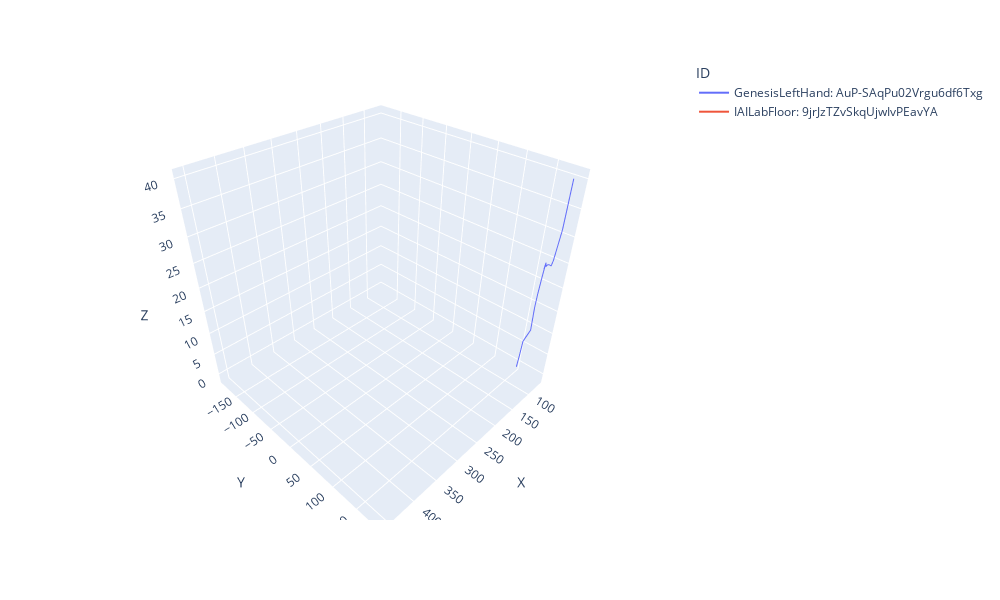
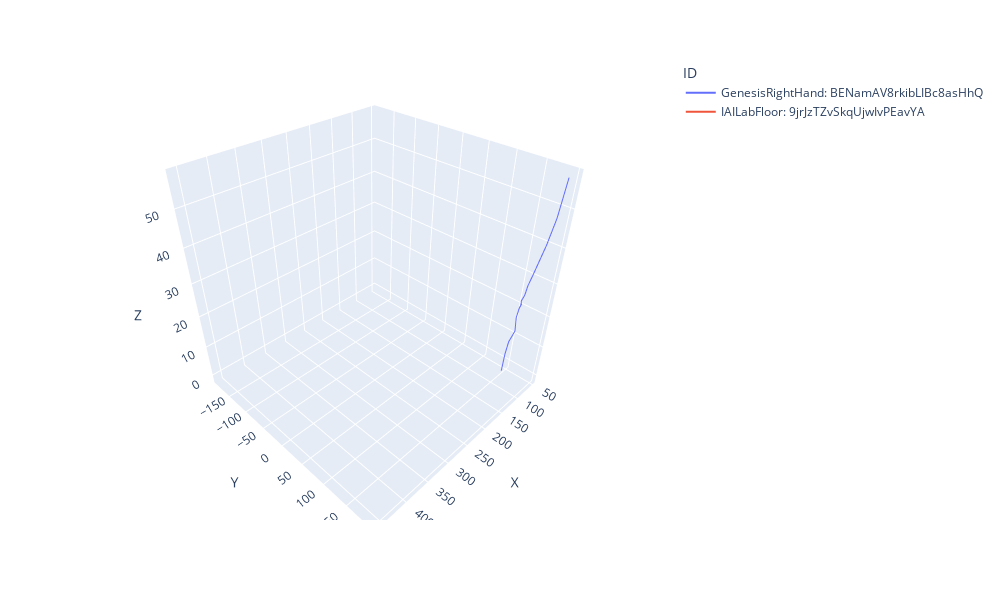
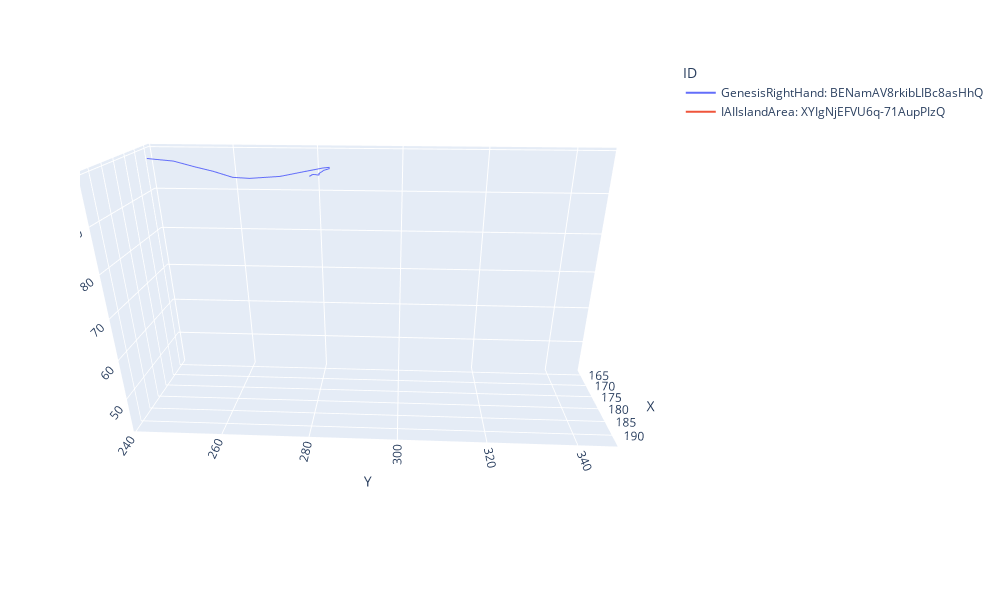
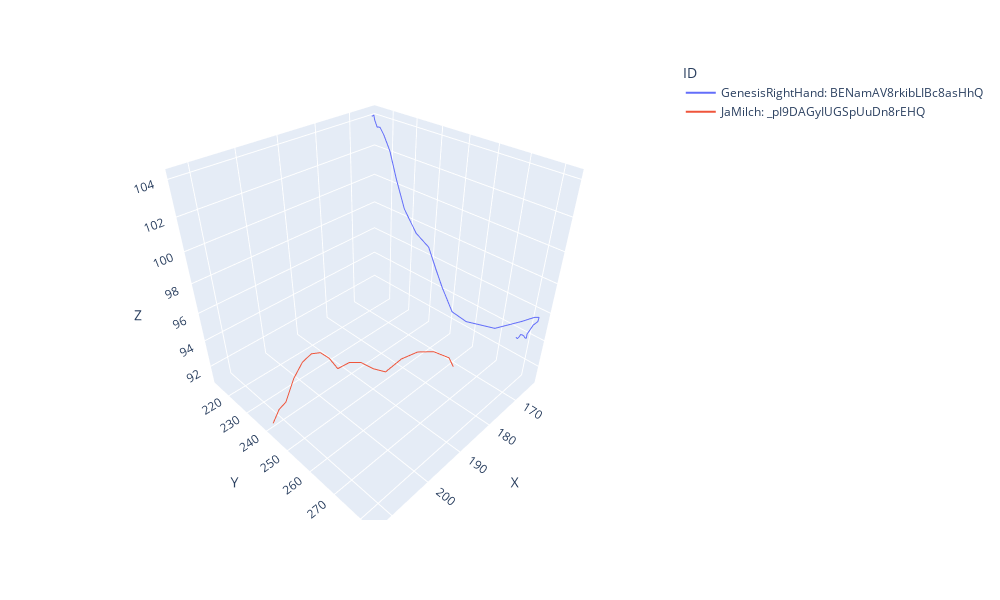

Notebook cell for these charts, in order:
### Code cell
for event in touching_situations:
    print(f'Ids: {event["objects"]}, Start time: {event["start_time"]}, End time: {event["end_time"]}')    
    plot_trajectories(event["objects"], event["start_time"], event["end_time"])

### Figure 1 — Plotly figure (JSON) as saved in the notebook; plotly's stock layout.template omitted (floating-point values rounded to 4 significant figures)
{"data": [{"hovertemplate": "<b>%{hovertext}</b><br><br>ID=GenesisLeftHand: AuP-SAqPu02Vrgu6df6Txg<br>X=%{x}<br>Y=%{y}<br>Z=%{z}<extra></extra>", "hovertext": [0.4927, 0.5119, 0.5287, 0.5555, 0.572, 0.6049, 0.6224, 0.6393, 0.6553, 0.672, 0.6892, 0.7056, 0.7226, 0.7398, 0.7578, 0.794, 0.8505, 0.9071], "legendgroup": "GenesisLeftHand: AuP-SAqPu02Vrgu6df6Txg", "line": {"color": "#636efa", "dash": "solid"}, "marker": {"symbol": "circle"}, "mode": "lines", "name": "GenesisLeftHand: AuP-SAqPu02Vrgu6df6Txg", "scene": "scene", "showlegend": true, "type": "scatter3d", "x": [84.56, 82.91, 84.02, 82.76, 84.44, 83.87, 79.44, 77.6, 77.21, 76.35, 76.52, 73.37, 73.79, 72.45, 70.32, 69.94, 73.43, 76.54], "y": [159.2, 160.0, 162.0, 170.9, 170.8, 171.1, 170.8, 169.9, 170.8, 169.7, 170.9, 170.4, 172.3, 174.3, 177.1, 178.7, 184.1, 185.9], "z": [0.8725, 3.655, 7.439, 10.62, 15.66, 18.63, 22.39, 22.18, 24.08, 23.4, 24.69, 23.72, 24.17, 24.28, 24.06, 25.16, 31.36, 40.21]}, {"hovertemplate": "<b>%{hovertext}</b><br><br>ID=IAILabFloor: 9jrJzTZvSkqUjwIvPEavYA<br>X=%{x}<br>Y=%{y}<br>Z=%{z}<extra></extra>", "hovertext": [0.4927, 0.5119, 0.5287, 0.5555, 0.572, 0.6049, 0.6224, 0.6393, 0.6553, 0.672, 0.6892, 0.7056, 0.7226, 0.7398, 0.7578, 0.794, 0.8505, 0.9071], "legendgroup": "IAILabFloor: 9jrJzTZvSkqUjwIvPEavYA", "line": {"color": "#EF553B", "dash": "solid"}, "marker": {"symbol": "circle"}, "mode": "lines", "name": "IAILabFloor: 9jrJzTZvSkqUjwIvPEavYA", "scene": "scene", "showlegend": true, "type": "scatter3d", "x": [454.7, 454.7, 454.7, 454.7, 454.7, 454.7, 454.7, 454.7, 454.7, 454.7, 454.7, 454.7, 454.7, 454.7, 454.7, 454.7, 454.7, 454.7], "y": [-186.3, -186.3, -186.3, -186.3, -186.3, -186.3, -186.3, -186.3, -186.3, -186.3, -186.3, -186.3, -186.3, -186.3, -186.3, -186.3, -186.3, -186.3], "z": [-1.0, -1.0, -1.0, -1.0, -1.0, -1.0, -1.0, -1.0, -1.0, -1.0, -1.0, -1.0, -1.0, -1.0, -1.0, -1.0, -1.0, -1.0]}], "layout": {"height": 600, "legend": {"title": {"text": "ID"}, "tracegroupgap": 0}, "margin": {"t": 60}, "scene": {"aspectmode": "auto", "aspectratio": {"x": 1, "y": 1, "z": 1}, "domain": {"x": [0, 1], "y": [0, 1]}, "xaxis": {"title": {"text": "X"}, "type": "linear"}, "yaxis": {"title": {"text": "Y"}, "type": "linear"}, "zaxis": {"title": {"text": "Z"}, "type": "linear"}}, "width": 1000}}

### Figure 2 — Plotly figure (JSON) as saved in the notebook; plotly's stock layout.template omitted (floating-point values rounded to 4 significant figures)
{"data": [{"hovertemplate": "<b>%{hovertext}</b><br><br>ID=GenesisRightHand: BENamAV8rkibLIBc8asHhQ<br>X=%{x}<br>Y=%{y}<br>Z=%{z}<extra></extra>", "hovertext": [0.4927, 0.5119, 0.5287, 0.5555, 0.572, 0.6049, 0.6224, 0.6393, 0.6553, 0.672, 0.6892, 0.7056, 0.7226, 0.7398, 0.7578, 0.794, 0.8505, 0.9071, 0.9616], "legendgroup": "GenesisRightHand: BENamAV8rkibLIBc8asHhQ", "line": {"color": "#636efa", "dash": "solid"}, "marker": {"symbol": "circle"}, "mode": "lines", "name": "GenesisRightHand: BENamAV8rkibLIBc8asHhQ", "scene": "scene", "showlegend": true, "type": "scatter3d", "x": [84.56, 84.28, 84.37, 84.57, 87.41, 87.14, 86.1, 85.28, 84.26, 83.84, 81.24, 80.1, 76.39, 75.13, 72.79, 68.48, 58.71, 54.58, 56.34], "y": [159.2, 160.3, 163.1, 170.9, 170.1, 172.1, 172.8, 172.6, 172.4, 172.1, 171.9, 169.8, 171.9, 171.9, 172.6, 175.6, 183.1, 188.7, 194.2], "z": [0.8725, 7.065, 11.57, 15.81, 20.39, 23.34, 24.03, 23.84, 24.19, 24.61, 23.86, 24.88, 26.44, 26.88, 29.1, 32.24, 40.3, 47.45, 57.45]}, {"hovertemplate": "<b>%{hovertext}</b><br><br>ID=IAILabFloor: 9jrJzTZvSkqUjwIvPEavYA<br>X=%{x}<br>Y=%{y}<br>Z=%{z}<extra></extra>", "hovertext": [0.4927, 0.5119, 0.5287, 0.5555, 0.572, 0.6049, 0.6224, 0.6393, 0.6553, 0.672, 0.6892, 0.7056, 0.7226, 0.7398, 0.7578, 0.794, 0.8505, 0.9071, 0.9616], "legendgroup": "IAILabFloor: 9jrJzTZvSkqUjwIvPEavYA", "line": {"color": "#EF553B", "dash": "solid"}, "marker": {"symbol": "circle"}, "mode": "lines", "name": "IAILabFloor: 9jrJzTZvSkqUjwIvPEavYA", "scene": "scene", "showlegend": true, "type": "scatter3d", "x": [454.7, 454.7, 454.7, 454.7, 454.7, 454.7, 454.7, 454.7, 454.7, 454.7, 454.7, 454.7, 454.7, 454.7, 454.7, 454.7, 454.7, 454.7, 454.7], "y": [-186.3, -186.3, -186.3, -186.3, -186.3, -186.3, -186.3, -186.3, -186.3, -186.3, -186.3, -186.3, -186.3, -186.3, -186.3, -186.3, -186.3, -186.3, -186.3], "z": [-1.0, -1.0, -1.0, -1.0, -1.0, -1.0, -1.0, -1.0, -1.0, -1.0, -1.0, -1.0, -1.0, -1.0, -1.0, -1.0, -1.0, -1.0, -1.0]}], "layout": {"height": 600, "legend": {"title": {"text": "ID"}, "tracegroupgap": 0}, "margin": {"t": 60}, "scene": {"aspectmode": "auto", "aspectratio": {"x": 1, "y": 1, "z": 1}, "domain": {"x": [0, 1], "y": [0, 1]}, "xaxis": {"title": {"text": "X"}, "type": "linear"}, "yaxis": {"title": {"text": "Y"}, "type": "linear"}, "zaxis": {"title": {"text": "Z"}, "type": "linear"}}, "width": 1000}}

### Figure 3 — Plotly figure (JSON) as saved in the notebook; plotly's stock layout.template omitted (floating-point values rounded to 4 significant figures)
{"data": [{"hovertemplate": "<b>%{hovertext}</b><br><br>ID=GenesisRightHand: BENamAV8rkibLIBc8asHhQ<br>X=%{x}<br>Y=%{y}<br>Z=%{z}<extra></extra>", "hovertext": [6.94, 6.962, 6.984, 7.007, 7.029, 7.051, 7.073, 7.096, 7.118, 7.14, 7.162, 7.184, 7.207, 7.228, 7.251, 7.274, 7.295, 7.318, 7.34, 7.362, 7.384, 7.407], "legendgroup": "GenesisRightHand: BENamAV8rkibLIBc8asHhQ", "line": {"color": "#636efa", "dash": "solid"}, "marker": {"symbol": "circle"}, "mode": "lines", "name": "GenesisRightHand: BENamAV8rkibLIBc8asHhQ", "scene": "scene", "showlegend": true, "type": "scatter3d", "x": [165.0, 164.9, 164.8, 164.7, 164.5, 164.3, 164.2, 164.1, 163.9, 163.8, 163.8, 163.8, 163.7, 163.6, 164.3, 167.3, 172.9, 175.4, 175.8, 174.1, 172.3, 171.3], "y": [278.1, 278.5, 278.6, 278.7, 279.1, 279.5, 280.1, 280.3, 280.2, 280.6, 281.5, 282.7, 282.7, 281.2, 278.0, 271.7, 266.0, 263.0, 259.0, 254.4, 249.1, 242.7], "z": [93.85, 94.0, 94.11, 94.16, 94.16, 94.1, 93.97, 93.99, 94.25, 94.5, 95.04, 95.43, 95.72, 95.55, 95.01, 94.27, 95.01, 95.77, 97.14, 97.7, 98.56, 98.88]}, {"hovertemplate": "<b>%{hovertext}</b><br><br>ID=IAIIslandArea: XYIgNjEFVU6q-71AupPIzQ<br>X=%{x}<br>Y=%{y}<br>Z=%{z}<extra></extra>", "hovertext": [6.94, 6.962, 6.984, 7.007, 7.029, 7.051, 7.073, 7.096, 7.118, 7.14, 7.162, 7.184, 7.207, 7.228, 7.251, 7.274, 7.295, 7.318, 7.34, 7.362, 7.384, 7.407], "legendgroup": "IAIIslandArea: XYIgNjEFVU6q-71AupPIzQ", "line": {"color": "#EF553B", "dash": "solid"}, "marker": {"symbol": "circle"}, "mode": "lines", "name": "IAIIslandArea: XYIgNjEFVU6q-71AupPIzQ", "scene": "scene", "showlegend": true, "type": "scatter3d", "x": [193.0, 193.0, 193.0, 193.0, 193.0, 193.0, 193.0, 193.0, 193.0, 193.0, 193.0, 193.0, 193.0, 193.0, 193.0, 193.0, 193.0, 193.0, 193.0, 193.0, 193.0, 193.0], "y": [345.5, 345.5, 345.5, 345.5, 345.5, 345.5, 345.5, 345.5, 345.5, 345.5, 345.5, 345.5, 345.5, 345.5, 345.5, 345.5, 345.5, 345.5, 345.5, 345.5, 345.5, 345.5], "z": [42.81, 42.81, 42.81, 42.81, 42.81, 42.81, 42.81, 42.81, 42.81, 42.81, 42.81, 42.81, 42.81, 42.81, 42.81, 42.81, 42.81, 42.81, 42.81, 42.81, 42.81, 42.81]}], "layout": {"height": 600, "legend": {"title": {"text": "ID"}, "tracegroupgap": 0}, "margin": {"t": 60}, "scene": {"aspectmode": "auto", "aspectratio": {"x": 0.5305, "y": 1.859, "z": 1.014}, "camera": {"center": {"x": 0, "y": 0, "z": 0}, "eye": {"x": 1.973, "y": 0.09529, "z": 0.8862}, "projection": {"type": "perspective"}, "up": {"x": 0, "y": 0, "z": 1}}, "domain": {"x": [0, 1], "y": [0, 1]}, "xaxis": {"title": {"text": "X"}, "type": "linear"}, "yaxis": {"title": {"text": "Y"}, "type": "linear"}, "zaxis": {"title": {"text": "Z"}, "type": "linear"}}, "width": 1000}}

### Figure 4 — Plotly figure (JSON) as saved in the notebook; plotly's stock layout.template omitted (floating-point values rounded to 4 significant figures)
{"data": [{"hovertemplate": "<b>%{hovertext}</b><br><br>ID=GenesisRightHand: BENamAV8rkibLIBc8asHhQ<br>X=%{x}<br>Y=%{y}<br>Z=%{z}<extra></extra>", "hovertext": [6.918, 6.94, 6.962, 6.984, 7.007, 7.029, 7.051, 7.073, 7.096, 7.118, 7.14, 7.162, 7.184, 7.207, 7.228, 7.251, 7.274, 7.295, 7.318, 7.34, 7.362, 7.384, 7.407, 7.429, 7.451, 7.474, 7.496, 7.518, 7.54, 7.562, 7.585, 7.606, 7.628, 7.651], "legendgroup": "GenesisRightHand: BENamAV8rkibLIBc8asHhQ", "line": {"color": "#636efa", "dash": "solid"}, "marker": {"symbol": "circle"}, "mode": "lines", "name": "GenesisRightHand: BENamAV8rkibLIBc8asHhQ", "scene": "scene", "showlegend": true, "type": "scatter3d", "x": [165.3, 165.0, 164.9, 164.8, 164.7, 164.5, 164.3, 164.2, 164.1, 163.9, 163.8, 163.8, 163.8, 163.7, 163.6, 164.3, 167.3, 172.9, 175.4, 175.8, 174.1, 172.3, 171.3, 169.9, 168.4, 167.1, 166.2, 165.6, 164.8, 164.4, 164.0, 163.9, 163.9, 164.7], "y": [277.7, 278.1, 278.5, 278.6, 278.7, 279.1, 279.5, 280.1, 280.3, 280.2, 280.6, 281.5, 282.7, 282.7, 281.2, 278.0, 271.7, 266.0, 263.0, 259.0, 254.4, 249.1, 242.7, 235.8, 230.1, 225.4, 221.5, 218.9, 217.5, 216.8, 215.6, 214.2, 213.8, 214.0], "z": [93.95, 93.85, 94.0, 94.11, 94.16, 94.16, 94.1, 93.97, 93.99, 94.25, 94.5, 95.04, 95.43, 95.72, 95.55, 95.01, 94.27, 95.01, 95.77, 97.14, 97.7, 98.56, 98.88, 99.84, 101.3, 102.7, 103.4, 103.7, 103.6, 103.5, 103.5, 103.8, 104.1, 104.1]}, {"hovertemplate": "<b>%{hovertext}</b><br><br>ID=JaMilch: _pI9DAGyIUGSpUuDn8rEHQ<br>X=%{x}<br>Y=%{y}<br>Z=%{z}<extra></extra>", "hovertext": [6.918, 6.94, 6.962, 6.984, 7.007, 7.029, 7.051, 7.073, 7.096, 7.118, 7.14, 7.162, 7.184, 7.207, 7.228, 7.251, 7.274, 7.295, 7.318, 7.34, 7.362, 7.384, 7.407, 7.429, 7.451, 7.474, 7.496, 7.518, 7.54, 7.562, 7.585, 7.606, 7.628, 7.651], "legendgroup": "JaMilch: _pI9DAGyIUGSpUuDn8rEHQ", "line": {"color": "#EF553B", "dash": "solid"}, "marker": {"symbol": "circle"}, "mode": "lines", "name": "JaMilch: _pI9DAGyIUGSpUuDn8rEHQ", "scene": "scene", "showlegend": true, "type": "scatter3d", "x": [181.0, 181.0, 181.0, 181.0, 181.0, 181.0, 181.0, 181.0, 181.0, 181.0, 181.0, 181.0, 181.0, 181.0, 181.0, 181.0, 181.0, 182.1, 185.0, 187.9, 190.6, 193.4, 195.6, 197.5, 199.2, 200.9, 202.0, 203.2, 204.5, 206.0, 207.6, 209.4, 211.1, 212.9], "y": [270.9, 270.9, 270.9, 270.9, 270.9, 270.9, 270.9, 270.9, 270.9, 270.9, 270.9, 270.9, 270.9, 270.9, 270.9, 270.9, 270.9, 270.2, 267.6, 264.9, 262.4, 259.9, 258.1, 255.8, 253.6, 251.3, 249.7, 248.1, 246.4, 244.7, 242.9, 241.2, 240.8, 240.7], "z": [93.54, 93.54, 93.54, 93.54, 93.54, 93.54, 93.54, 93.54, 93.54, 93.54, 93.54, 93.54, 93.54, 93.54, 93.54, 93.54, 93.54, 94.29, 94.91, 95.05, 94.72, 93.94, 94.34, 94.83, 94.85, 94.43, 95.17, 95.56, 95.5, 94.95, 93.81, 92.12, 91.82, 91.07]}], "layout": {"height": 600, "legend": {"title": {"text": "ID"}, "tracegroupgap": 0}, "margin": {"t": 60}, "scene": {"aspectmode": "auto", "aspectratio": {"x": 1, "y": 1, "z": 1}, "domain": {"x": [0, 1], "y": [0, 1]}, "xaxis": {"title": {"text": "X"}, "type": "linear"}, "yaxis": {"title": {"text": "Y"}, "type": "linear"}, "zaxis": {"title": {"text": "Z"}, "type": "linear"}}, "width": 1000}}
